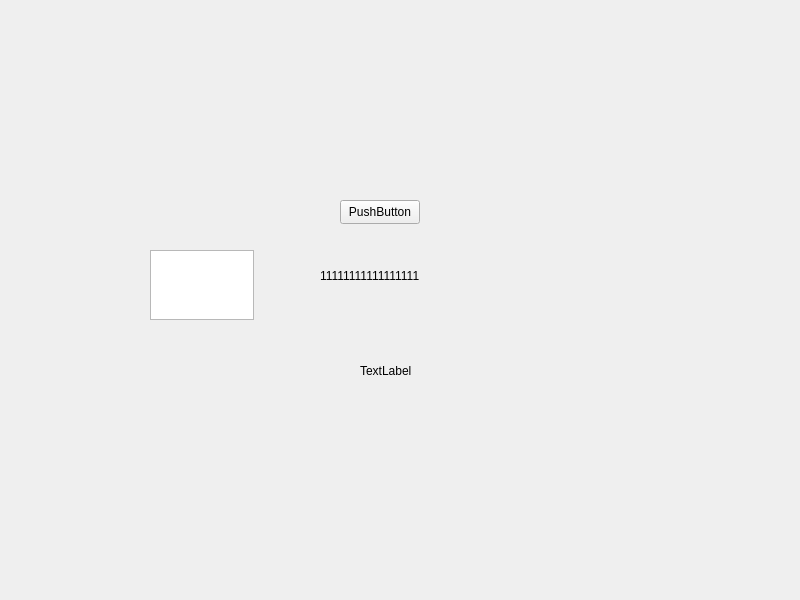
<?xml version="1.0" encoding="UTF-8"?>
<ui version="4.0">
 <class>Widget</class>
 <widget class="QWidget" name="Widget">
  <property name="geometry">
   <rect>
    <x>0</x>
    <y>0</y>
    <width>800</width>
    <height>600</height>
   </rect>
  </property>
  <property name="windowTitle">
   <string>Widget</string>
  </property>
  <widget class="QPushButton" name="pushButton">
   <property name="geometry">
    <rect>
     <x>340</x>
     <y>200</y>
     <width>80</width>
     <height>24</height>
    </rect>
   </property>
   <property name="text">
    <string>PushButton</string>
   </property>
  </widget>
  <widget class="QLabel" name="label">
   <property name="geometry">
    <rect>
     <x>320</x>
     <y>250</y>
     <width>121</width>
     <height>51</height>
    </rect>
   </property>
   <property name="text">
    <string>11111111111111111</string>
   </property>
  </widget>
  <widget class="QLabel" name="label_2">
   <property name="geometry">
    <rect>
     <x>360</x>
     <y>360</y>
     <width>61</width>
     <height>21</height>
    </rect>
   </property>
   <property name="text">
    <string>TextLabel</string>
   </property>
  </widget>
  <widget class="QTextEdit" name="textEdit">
   <property name="geometry">
    <rect>
     <x>150</x>
     <y>250</y>
     <width>104</width>
     <height>70</height>
    </rect>
   </property>
  </widget>
 </widget>
 <resources/>
 <connections/>
</ui>
